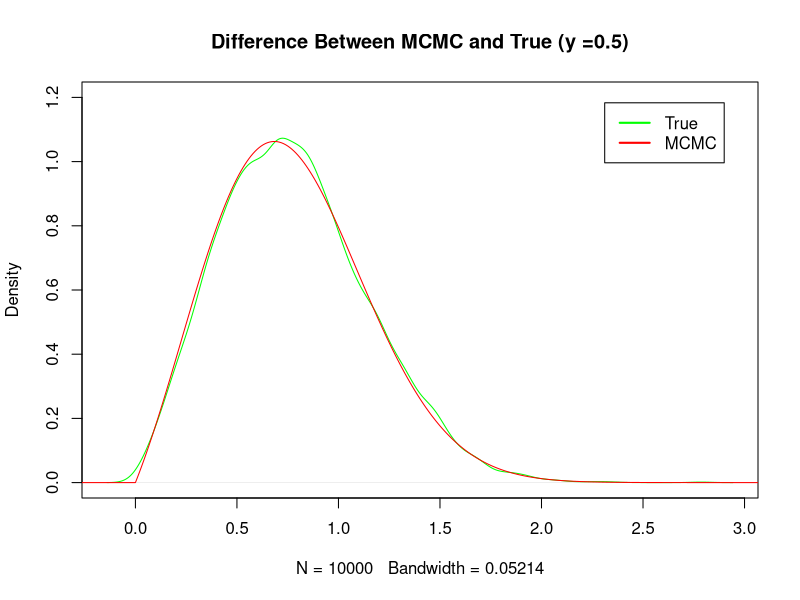
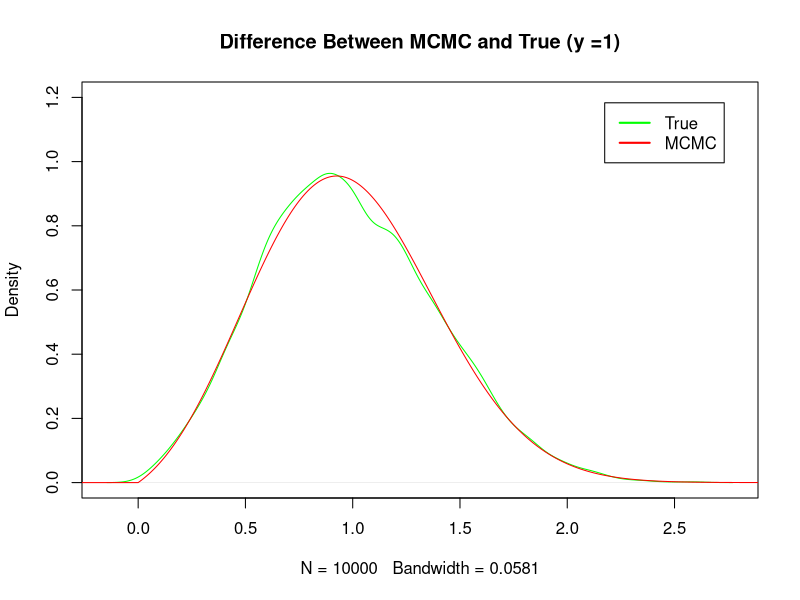
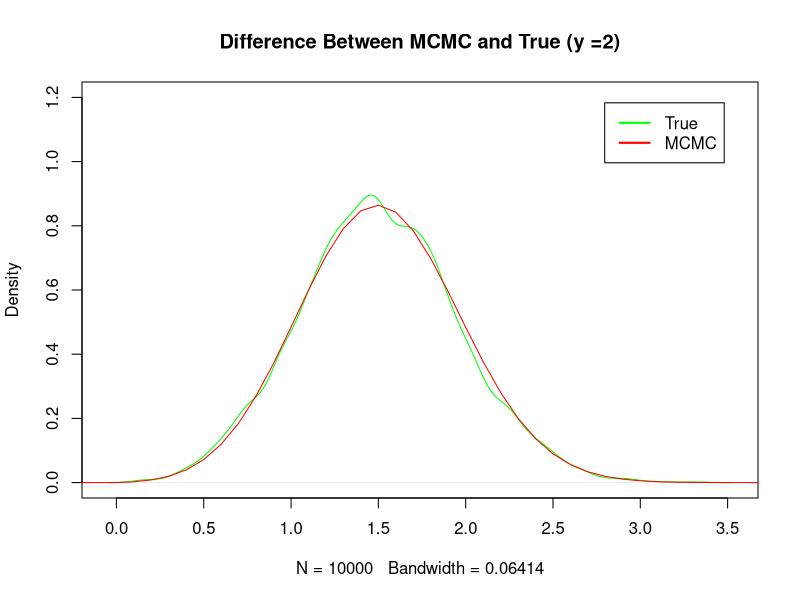

Generate these figures, in order, with R:
## ---- chunk 1
dposterior <- function(x,y,scale=1.2,sd=.6){
  a <- 1/2*1/sd^2;c<-1/scale^2
  erf <-function(x) 2*pnorm(x*sqrt(2))-1
  k <- ifelse(x>=0,x*exp(-a*(x-y)^2-c*x^2),0)
  n <-exp(-a*(y^2))*(sqrt(pi)*a*y*exp(a^2*y^2/(a+c))*(erf(a*y/sqrt(a+c))+1)+sqrt(a+c))/(2*(a+c)^(3/2))
  k/n
}
## ---- chunk 2
prior <- function(param){
    return(dweibull(param,shape=2,scale = 1.2))
}

MCMC <-function(repeating_times,burn_in,y){
  x_0 <-y#start point
  my_data <- rep(0,(repeating_times+burn_in))
  my_data[1] <- x_0
  for (i in 1:(repeating_times+burn_in)){
  new_x <- rnorm(1,mean=y, sd= 0.6)#posterior
   alpha <- dnorm(y,mean = new_x,sd=0.6)*prior(new_x)*dnorm(x_0,mean =y,sd=0.6)/(prior(x_0)*dnorm(new_x,mean = y,sd=0.6)*dnorm(y,mean = x_0,sd=0.6))
   compare <- runif(1,min=0,max=1)
   if (compare >alpha){
     x_0 <-x_0
     my_data [i+1] <-x_0
   }
   else 
     {x_0 <-new_x
     my_data [i+1] <-x_0}
    }
  return(my_data)
}
## ---- chunk 3
my_data_build <-MCMC(10000,1000,0.5)
kde_1 <- density(my_data_build[1001:11000])
kde_2 <- dposterior(seq(-2,4,by= 0.01),0.5)
plot(kde_1,col = "green",ylim = c(0,1.2),main = "Difference Between MCMC and True (y =0.5)")
lines(seq(-2,4,by= 0.01),kde_2,col = "red")
legend(x= "topright",inset = 0.05,legend=c("True", "MCMC"), lwd=2,col=c("green","red"))
## ---- chunk 4
my_data_build <-MCMC(10000,1000,1)
kde_1 <- density(my_data_build[1001:11000])
kde_2 <- dposterior(seq(-2,4,by= 0.01),1)
plot(kde_1,col = "green",ylim = c(0,1.2),main = "Difference Between MCMC and True (y =1)")
lines(seq(-2,4,by= 0.01),kde_2,col = "red")
legend(x= "topright",inset = 0.05,legend=c("True", "MCMC"), lwd=2,col=c("green","red"))
## ---- chunk 5
my_data_build <-MCMC(10000,1000,2)
kde_1 <- density(my_data_build[1001:11000])
kde_2 <- dposterior(seq(-2,4,by= 0.1),2)
plot(kde_1,col = "green",ylim = c(0,1.2),main = "Difference Between MCMC and True (y =2)")
lines(seq(-2,4,by= 0.1),kde_2,col = "red")
legend(x= "topright",inset = 0.05,legend=c("True", "MCMC"), lwd=2,col=c("green","red"))
